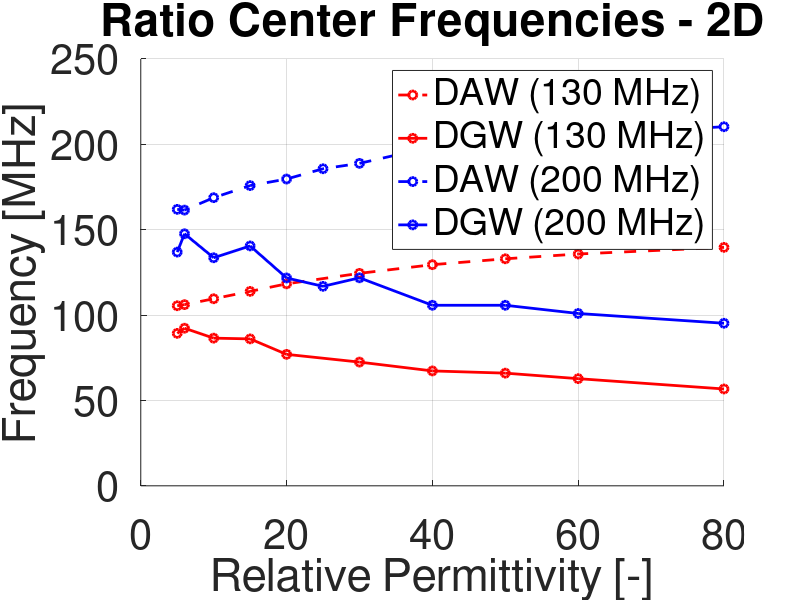

Here is the MATLAB script that generated this plot: (Note: this script raises an error after producing the figure.)
clear,close all
%% Parameter
% Plot center frequencies for a homogeneous halfspace of increasing
% permittivites (Fig.5.4) for a 130MHz and 200MHz Hertzian Dipole.

%% Parameter

fs = 30; % font size
lw = 2;  % line width
ylimitlow = 50;  % lower limit of yaxis
ylimit = 230;    % upper limit fo yaxis
%% Lossless 200MHz Dipole

%
eps200 = [
5
6
10
15
20
25
30
40
50
60
80
];

freq_air = [
161.893666
161.448903
168.72684
175.802612
179.643745
185.66826
188.822032
198.525948
188.943331
205.491974
210.27173
];

freq_ground = [
136.871425
147.591942
133.544368
140.475737
121.714832
116.816665
121.807251
105.726475
105.726475
100.920727
95.190795
];

eps130 = [
5
6
10
15
20
30
40
50
60
80
];

freq_air130 = [
105.449221
106.096148
109.54643
113.859281
118.279954
124.425768
129.493368
132.943649
135.747003
139.628569
];


freq_ground130 = [
89.276027
92.295023
86.472674
86.041389
76.9844
72.455906
67.280484
65.986629
62.75199
56.713998
    ];



figure
set(gca,'FontSize',fs)
grid on
hold on
plot(eps130,freq_air130,'--o','LineWidth',lw,'DisplayName','DAW (130 MHz)','Color','red')
plot(eps130,freq_ground130,'-o','LineWidth',lw,'DisplayName','DGW (130 MHz)','Color','red')
plot(eps200,freq_air,'--o','LineWidth',lw,'DisplayName','DAW (200 MHz)','Color','blue')
plot(eps200,freq_ground,'-o','LineWidth',lw,'DisplayName','DGW (200 MHz)','Color','blue')
legend
xlabel('Relative Permittivity [-]')
ylabel('Frequency [MHz]')
title('Ratio Center Frequencies - 2D')
subtitle('200MHz Hertzian Dipole')
ylim([ylimitlow ylimit])
lg = legend('Interpreter','none', 'FontSize', 0.75*fs, 'Orientation','Vertical',...
    'Location','north','NumColumns',4);


m = uimenu('Text','USER-Options');
uimenu(m,'Text','Save Figure',...
     'MenuSelectedFcn',@SaveFigure);

%% RLFLA Lossless 
eps = [
5
6
8
10
15
25
30
40
50
60
80 
];

freq_air = [
99.8325
99.8325
101.417142
101.417142
101.417142
103.001785
104.586428
106.171071
109.340357
113.143499
115.045071  
];

freq_ground =[
102.473571
99.568392
98.247857
96.663214
95.078571
89.532321
89.268214
83.986071
83.986071
80.816785
77.6475   
];

figure
set(gca,'FontSize',fs)
grid on
hold on
ylim([ylimitlow ylimit])
plot(eps,freq_air,'-o','LineWidth',lw,'DisplayName','DAW')
plot(eps,freq_ground,'-o','LineWidth',lw,'DisplayName','DGW')
legend
xlabel('Relative Permittivity [-]')
title('Ratio Center Frequencies - 3D')
subtitle('RLFLA')

lg = legend('Interpreter','none', 'FontSize', 0.75*fs, 'Orientation','Vertical',...
    'Location','northwest');


m = uimenu('Text','USER-Options');
uimenu(m,'Text','Save Figure',...
     'MenuSelectedFcn',@SaveFigure);


